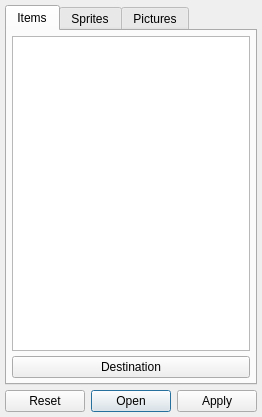
<?xml version="1.0" encoding="UTF-8"?>
<ui version="4.0">
 <class>ImportHandlerClass</class>
 <widget class="QDialog" name="ImportHandlerClass">
  <property name="geometry">
   <rect>
    <x>0</x>
    <y>0</y>
    <width>261</width>
    <height>417</height>
   </rect>
  </property>
  <property name="windowTitle">
   <string>ImportHandler</string>
  </property>
  <layout class="QVBoxLayout" name="verticalLayout_4">
   <property name="spacing">
    <number>5</number>
   </property>
   <property name="margin">
    <number>5</number>
   </property>
   <item>
    <widget class="QTabWidget" name="tabWidget">
     <property name="currentIndex">
      <number>0</number>
     </property>
     <widget class="QWidget" name="itemsTab">
      <attribute name="title">
       <string>Items</string>
      </attribute>
      <layout class="QVBoxLayout" name="verticalLayout">
       <property name="spacing">
        <number>5</number>
       </property>
       <property name="margin">
        <number>5</number>
       </property>
       <item>
        <widget class="QTreeView" name="itemObjectView">
         <property name="contextMenuPolicy">
          <enum>Qt::CustomContextMenu</enum>
         </property>
         <property name="acceptDrops">
          <bool>true</bool>
         </property>
         <property name="editTriggers">
          <set>QAbstractItemView::NoEditTriggers</set>
         </property>
         <property name="dragEnabled">
          <bool>true</bool>
         </property>
         <property name="dragDropMode">
          <enum>QAbstractItemView::DragDrop</enum>
         </property>
         <property name="alternatingRowColors">
          <bool>true</bool>
         </property>
         <property name="selectionMode">
          <enum>QAbstractItemView::ExtendedSelection</enum>
         </property>
         <property name="indentation">
          <number>10</number>
         </property>
         <property name="rootIsDecorated">
          <bool>false</bool>
         </property>
         <property name="itemsExpandable">
          <bool>false</bool>
         </property>
         <property name="allColumnsShowFocus">
          <bool>true</bool>
         </property>
         <property name="wordWrap">
          <bool>true</bool>
         </property>
         <property name="headerHidden">
          <bool>true</bool>
         </property>
         <property name="expandsOnDoubleClick">
          <bool>false</bool>
         </property>
         <attribute name="headerDefaultSectionSize">
          <number>25</number>
         </attribute>
         <attribute name="headerMinimumSectionSize">
          <number>25</number>
         </attribute>
         <attribute name="headerShowSortIndicator" stdset="0">
          <bool>false</bool>
         </attribute>
        </widget>
       </item>
       <item>
        <widget class="QPushButton" name="buttonDestination">
         <property name="text">
          <string>Destination</string>
         </property>
         <property name="default">
          <bool>false</bool>
         </property>
        </widget>
       </item>
      </layout>
     </widget>
     <widget class="QWidget" name="spritesTab">
      <attribute name="title">
       <string>Sprites</string>
      </attribute>
      <layout class="QVBoxLayout" name="verticalLayout_2">
       <property name="spacing">
        <number>5</number>
       </property>
       <property name="margin">
        <number>5</number>
       </property>
       <item>
        <widget class="QTreeView" name="spriteObjectView">
         <property name="contextMenuPolicy">
          <enum>Qt::CustomContextMenu</enum>
         </property>
         <property name="acceptDrops">
          <bool>true</bool>
         </property>
         <property name="editTriggers">
          <set>QAbstractItemView::NoEditTriggers</set>
         </property>
         <property name="dragEnabled">
          <bool>true</bool>
         </property>
         <property name="dragDropMode">
          <enum>QAbstractItemView::DragDrop</enum>
         </property>
         <property name="alternatingRowColors">
          <bool>true</bool>
         </property>
         <property name="selectionMode">
          <enum>QAbstractItemView::ExtendedSelection</enum>
         </property>
         <property name="indentation">
          <number>10</number>
         </property>
         <property name="rootIsDecorated">
          <bool>false</bool>
         </property>
         <property name="itemsExpandable">
          <bool>false</bool>
         </property>
         <property name="allColumnsShowFocus">
          <bool>true</bool>
         </property>
         <property name="wordWrap">
          <bool>true</bool>
         </property>
         <property name="headerHidden">
          <bool>true</bool>
         </property>
         <property name="expandsOnDoubleClick">
          <bool>false</bool>
         </property>
         <attribute name="headerDefaultSectionSize">
          <number>25</number>
         </attribute>
         <attribute name="headerMinimumSectionSize">
          <number>25</number>
         </attribute>
         <attribute name="headerShowSortIndicator" stdset="0">
          <bool>false</bool>
         </attribute>
        </widget>
       </item>
      </layout>
     </widget>
     <widget class="QWidget" name="picturesTab">
      <attribute name="title">
       <string>Pictures</string>
      </attribute>
      <layout class="QVBoxLayout" name="verticalLayout_3">
       <property name="spacing">
        <number>5</number>
       </property>
       <property name="margin">
        <number>5</number>
       </property>
       <item>
        <widget class="QTreeView" name="pictureObjectView">
         <property name="contextMenuPolicy">
          <enum>Qt::CustomContextMenu</enum>
         </property>
         <property name="acceptDrops">
          <bool>true</bool>
         </property>
         <property name="editTriggers">
          <set>QAbstractItemView::NoEditTriggers</set>
         </property>
         <property name="dragEnabled">
          <bool>true</bool>
         </property>
         <property name="dragDropMode">
          <enum>QAbstractItemView::DragDrop</enum>
         </property>
         <property name="alternatingRowColors">
          <bool>true</bool>
         </property>
         <property name="selectionMode">
          <enum>QAbstractItemView::ExtendedSelection</enum>
         </property>
         <property name="indentation">
          <number>10</number>
         </property>
         <property name="rootIsDecorated">
          <bool>false</bool>
         </property>
         <property name="itemsExpandable">
          <bool>false</bool>
         </property>
         <property name="allColumnsShowFocus">
          <bool>true</bool>
         </property>
         <property name="wordWrap">
          <bool>true</bool>
         </property>
         <property name="headerHidden">
          <bool>true</bool>
         </property>
         <property name="expandsOnDoubleClick">
          <bool>false</bool>
         </property>
         <attribute name="headerDefaultSectionSize">
          <number>25</number>
         </attribute>
         <attribute name="headerMinimumSectionSize">
          <number>25</number>
         </attribute>
         <attribute name="headerShowSortIndicator" stdset="0">
          <bool>false</bool>
         </attribute>
        </widget>
       </item>
      </layout>
     </widget>
    </widget>
   </item>
   <item>
    <widget class="QDialogButtonBox" name="buttonBox">
     <property name="standardButtons">
      <set>QDialogButtonBox::Apply|QDialogButtonBox::Open|QDialogButtonBox::Reset</set>
     </property>
     <property name="centerButtons">
      <bool>false</bool>
     </property>
    </widget>
   </item>
  </layout>
 </widget>
 <layoutdefault spacing="6" margin="11"/>
 <resources>
  <include location="tibiaeditor.qrc"/>
 </resources>
 <connections/>
</ui>
